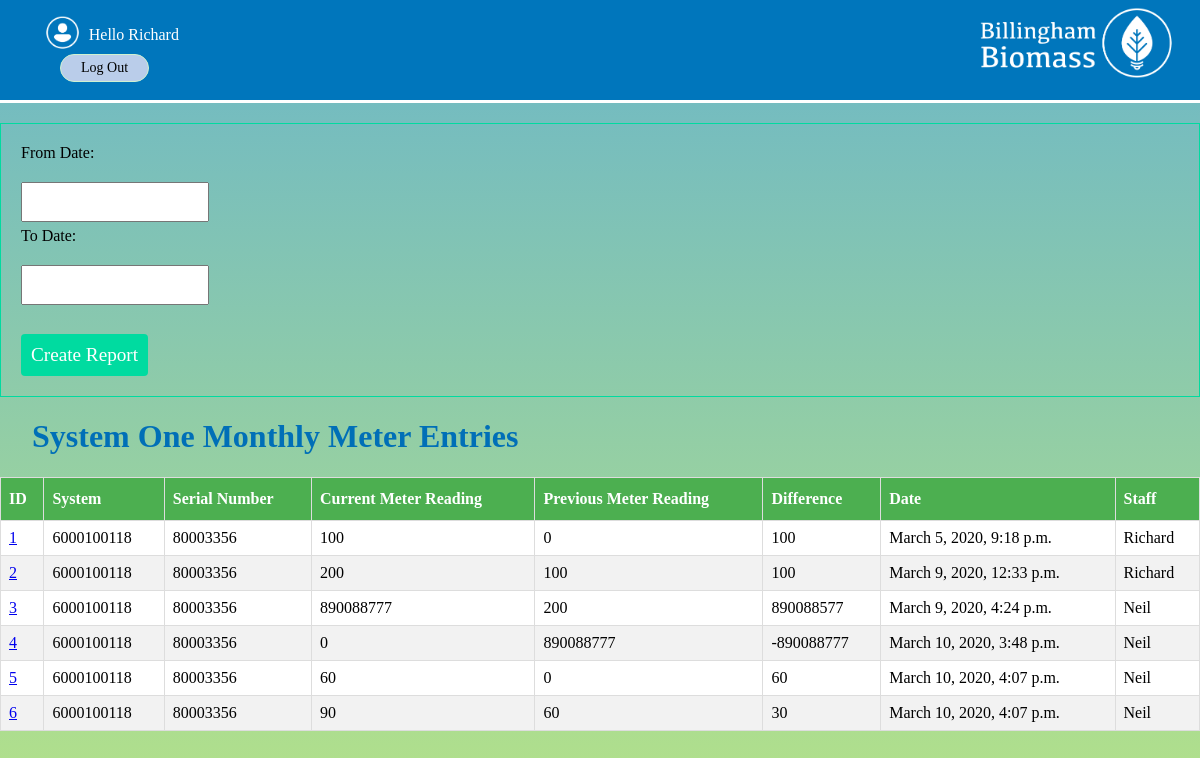
Page /reports/onemonthlyreport (signed in) on the committed database.
### systems/models.py (models this page shows, shortened)
class monthlyMeterSystemOneMod(models.Model):
    system = models.CharField(max_length=50,default='6000100118')
    serial_number = models.CharField(max_length=50,default='80003356')
    current_meter_reading = models.IntegerField(default=0)
    previous_meter_reading = models.IntegerField(default=0)
    difference = models.IntegerField(null=True)
    notes = models.TextField(blank=True)
    date = models.DateTimeField(auto_now_add = True)
    day = models.DateField(auto_now_add = True)
    staff = models.ForeignKey(User,on_delete=models.CASCADE)

### reports/views.py (the view)
# urls.py: path('onemonthlyreport',views.systemOneMonthlyMeterReport, name='onemonthlyreport'),
@login_required(login_url="/accounts/login/")
def systemOneMonthlyMeterReport(request):
    entriesMonth = monthlyMeterSystemOneMod.objects.all().order_by('date')
    if request.method == 'POST':
        form = forms.ReportDateForm(request.POST)
        if form.is_valid():
            data = request.POST.copy()
            fromdate = data.get('fromdate')
            todate = data.get('todate')
            fromdate = fromdate.replace('/',' ')
            todate = todate.replace('/',' ')
            fromdate = datetime.strptime(fromdate,'%d %m %Y')
            todate = datetime.strptime(todate,'%d %m %Y')
            entriesMonth = monthlyMeterSystemOneMod.objects.filter(day__gte=fromdate,day__lte=todate).order_by('date')
            return render(request,'reports/systemonemonthlyreport.html',{'form':form,'entriesMonth':entriesMonth})
    else:
        form = forms.ReportDateForm()
    return render(request,'reports/systemonemonthlyreport.html',{'form':form,'entriesMonth':entriesMonth})

### reports/forms.py
class ReportDateForm(forms.ModelForm):
    fromdate = forms.DateField(widget=forms.DateInput(format = '%d/%m/%Y'), input_formats=('%d/%m/%Y',))
    todate = forms.DateField(widget=forms.DateInput(format = '%d/%m/%Y'), input_formats=('%d/%m/%Y',))
    def __init__(self, *args, **kwargs):
       super(ReportDateForm, self).__init__(*args, **kwargs)
       self.fields['fromdate'].label = "From Date"
       self.fields['todate'].label = "To Date"
    class Meta:
        model = models.DatesMod
        fields = ['fromdate','todate']

### reports/templates/reports/systemonemonthlyreport.html (shortened to what this page needs)
{% extends 'base_layout.html' %}
{% block content %}
<form class="site-form" action="{%url 'reports:onemonthlyreport'%}" method="post">
    {{form}}
  <input type="submit" value="Create Report">
</form>
<div class="monthly">
  <h1>System One Monthly Meter Entries</h1>
  <table>
    <thead>
    <th>ID</th>
    <th>System</th>
    <th>Serial Number</th>
    <th>Current Meter Reading</th>
    <th>Previous Meter Reading</th>
    <th>Difference</th>
    <th>Date</th>
    <th>Staff</th>
    </thead>
    <tbody>
  {% for entryMonth in entriesMonth %}
  <tr>
      <td><a href="{% url 'systems:idmonthlysystemone' id=entryMonth.id%}">{{entryMonth.id}}</a></td>
      <td>{{entryMonth.system}}</td>
      <td>{{entryMonth.serial_number}}</td>
      <td>{{entryMonth.current_meter_reading}}</td>
      <td>{{entryMonth.previous_meter_reading}}</td>
      <td>{{entryMonth.difference}}</td>
      <td>{{entryMonth.date}}</td>
      <td>{{entryMonth.staff}}</td>
      </tr>
    {% endfor %}
      </tbody>
    </table>
</div>
{% endblock %}

### templates/base_layout.html (shortened to what this page needs)
{% load static from staticfiles %}
<!DOCTYPE html>
<html lang="en" dir="ltr">
  <head>
    <link rel="stylesheet" href="{% static 'styles.css'%}">
  </head>
  <body>
    <div class="head">
      <a href="{% url 'home' %}" ><img src="{% static 'Biomass.png' %}" class="logo" alt="Biomass-Logo" ></img></a>
    <nav class="navigation">
      <ul>
        {% if user.is_authenticated %}
        <li>
          <form class="logout-link" action="{% url 'accounts:logout' %}" method="post">
            <img class="loginimages" src="{%static 'User.png'%}" alt="user-img">
            Hello {{user}} <button type="submit"> Log Out </button>
          </form>
        </li>
        {% endif %}
      </ul>
    </nav>
</div>
    <div class="wrapper">
      {% block content %}
      {% endblock %}
    </div>
  </body>
</html>

### assets/styles.css (style rules this page uses)
* { font-family:"Kefa"; }
html { -webkit-tap-highlight-color:transparent; }
.head { background:rgb(0,118,188); height:100px; margin-top:-1em; border-bottom:3px solid white; }
.loginimages { height:2.5em; transform:translateY(30%); }
.monthly table , .fuelLog table { font-family: "Kefa"; border-collapse: collapse; width: 100%; background-color:white; }
.monthly td,th, .fuelLog td,th { border: 1px solid #ddd; padding: 8px; }
.monthly tr:nth-child(even), .fuelLog tr:nth-child(even) { background-color: #f2f2f2; }
.monthly th ,.fuelLog th { padding-top: 12px; padding-bottom: 12px; text-align: left; background-color: #4CAF50; color: white; }
@media only screen and (min-width: 751px) { .logo { position:block; z-index:2; float:right; top:0.5em; width:250px; height:auto; } }
@media only screen and (min-width: 751px) { .navigation li { position:block; z-index:1; float:left; list-style-type:none; bottom:3em; padding:0 2em 0 0; color:white; font-size:16px; } }
.navigation li button { border-radius:40px; color:white; padding: 5px 20px; text-align: center; text-decoration: none; display: block; font-size: 14px; margin: 10px 20px; transition-duration: 0.4s; cursor: pointer; }
.navigation li button { background-color:#bacdea; color: black; border: 1px solid #cff1d1; }
body { background:rgba(200,255,200,0.7) }
h1 { font-family: "Kefa"; color:#006fb7; margin-left:1em; }
.site-form { margin-top:20px; border: 1px solid #00dba0; padding:20px; }
.site-form input, .site-form textarea { display:block; margin: 20px 0 5px 0; padding: 10px; }
.site-form input[type="submit"] { background: #00dba0; border:0; margin:1.5em 0 0 0; color:#fff; font-size:1.2em; border-radius:4px; cursor:pointer; }
html { height: 100%; }
body { background-image: linear-gradient(rgba(0, 111, 183, 0.5), rgba(142, 195, 60, 0.5)); height: 100%; margin: 0; background-repeat: no-repeat; background-attachment: fixed; }

### rows in the picture
monthlyMeterSystemOneMod: id "1", system "6000100118", serial_number "80003356", current_meter_reading "100", previous_meter_reading "0", difference "100", date "March 5, 2020, 9:18 p.m.", staff "Richard"
monthlyMeterSystemOneMod: id "2", system "6000100118", serial_number "80003356", current_meter_reading "200", previous_meter_reading "100", difference "100", date "March 9, 2020, 12:33 p.m.", staff "Richard"
monthlyMeterSystemOneMod: id "3", system "6000100118", serial_number "80003356", current_meter_reading "890088777", previous_meter_reading "200", difference "890088577", date "March 9, 2020, 4:24 p.m.", staff "Neil"
monthlyMeterSystemOneMod: id "4", system "6000100118", serial_number "80003356", current_meter_reading "0", previous_meter_reading "890088777", difference "-890088777", date "March 10, 2020, 3:48 p.m.", staff "Neil"
monthlyMeterSystemOneMod: id "5", system "6000100118", serial_number "80003356", current_meter_reading "60", previous_meter_reading "0", difference "60", date "March 10, 2020, 4:07 p.m.", staff "Neil"
monthlyMeterSystemOneMod: id "6", system "6000100118", serial_number "80003356", current_meter_reading "90", previous_meter_reading "60", difference "30", date "March 10, 2020, 4:07 p.m.", staff "Neil"

### other values in the picture
{{ user }} "Richard"
